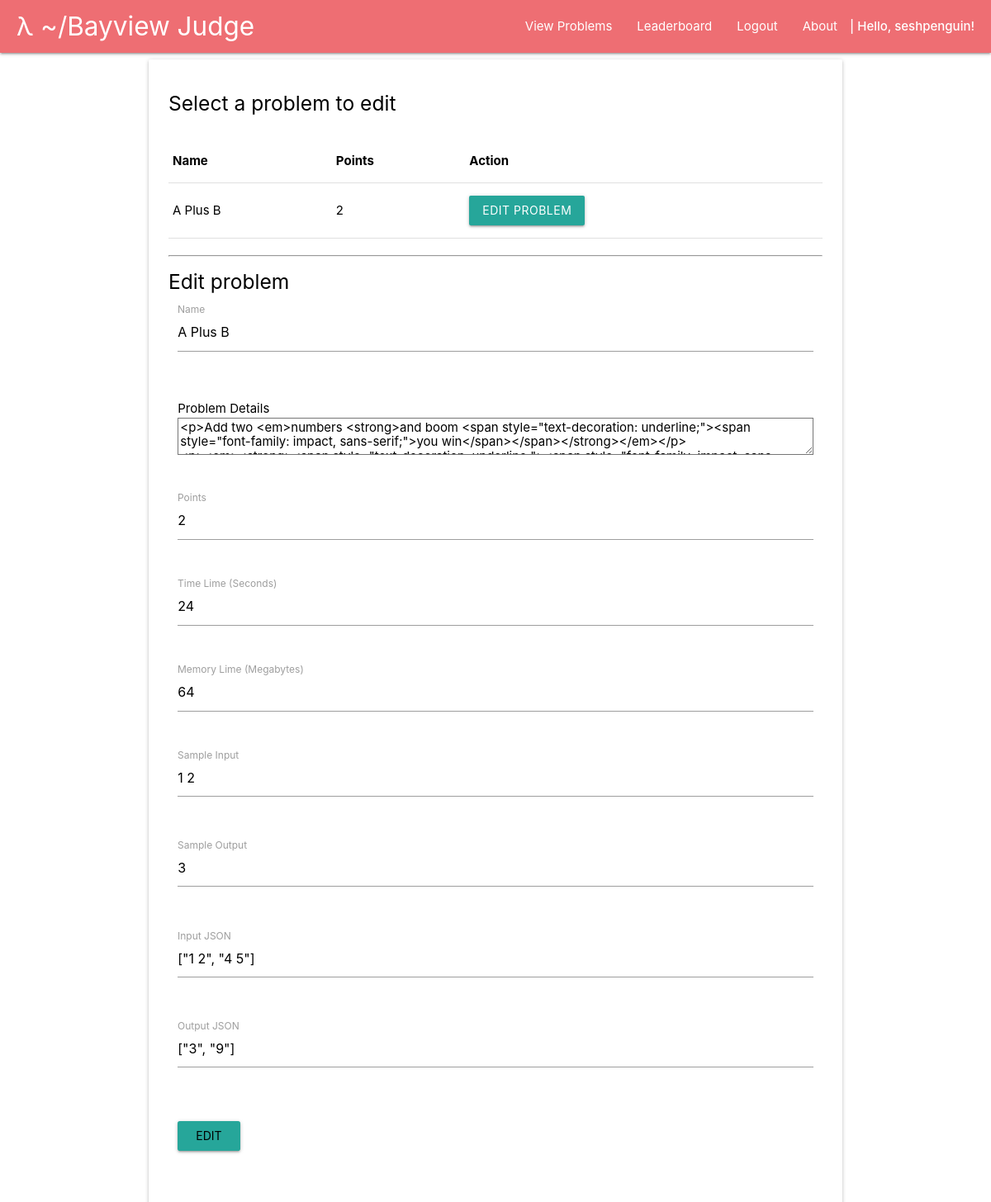
Page /Admin/EditProblem.php?id=1 (signed in) on the earlier database version.
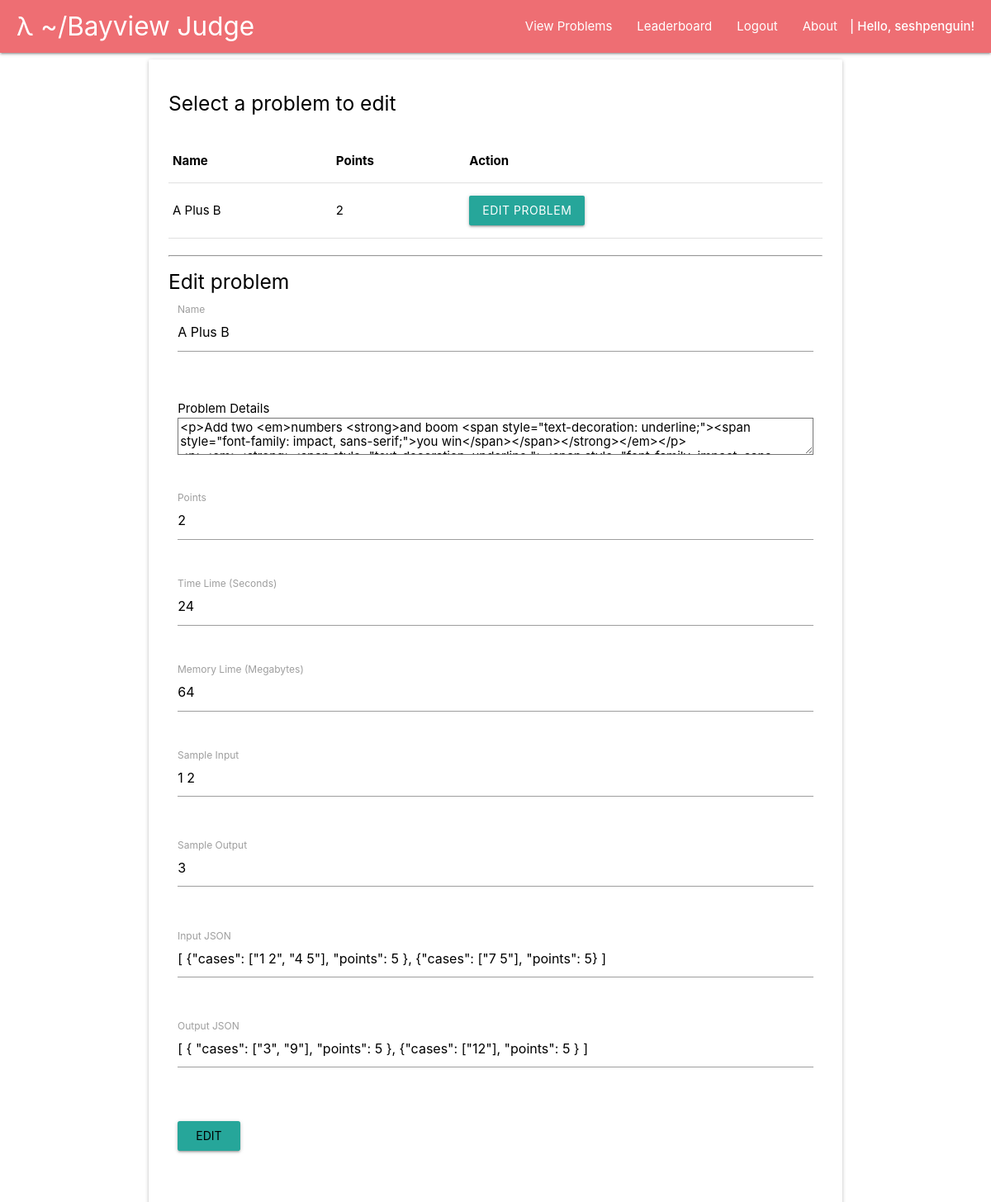
Same page on the later database version.
### tables this page shows
CREATE TABLE `problems` (
  `id` int(11) NOT NULL,
  `name` varchar(255) NOT NULL,
  `details` text NOT NULL,
  `points` int(11) NOT NULL,
  `timelimit` int(11) NOT NULL,
  `memlimit` int(11) NOT NULL,
  `sample_in` text NOT NULL,
  `sample_out` text NOT NULL,
  `in_cases` text NOT NULL,
  `out_cases` text NOT NULL
);

### Controllers/GetProblems.php (called while the page is built, shortened)
<?php
function getProblems() {
    $config = parse_ini_file($_SERVER['DOCUMENT_ROOT'] . "/Config/config.ini");
    $conn = new mysqli($config['db_host'], $config['db_user'], $config['db_pass'], $config['db_name']);
    $query = "SELECT * FROM problems";
    $result = $conn->query($query);
    $problemArray = array();
    $index = 0;
    while($row = $result->fetch_assoc()){
        $problemArray[$index] = $row;
        $index++;
    }
    return $problemArray;
}
function getProblemByID($id) {
    foreach(getProblems() as $problem) {
        if($problem['id'] == $id) {
            return $problem;
        }
    }
    return "";
}
?>

### Admin/EditProblem.php (the view, shortened to what the changed rows need)
<?php
include($_SERVER['DOCUMENT_ROOT'] . "/Parts/page-head.php");
include($_SERVER['DOCUMENT_ROOT'] . "/Parts/page-foot.php");
include($_SERVER['DOCUMENT_ROOT'] . "/Controllers/GetProblems.php");
echo renderPageHead("Edit Problems - Admin -");
?>
<div class="card white hoverable">
    <div class="card-content black-text">
        <div class="row">
            <table>
                <thead>
                <tr>
                    <th>Name</th>
                    <th>Points</th>
                    <th>Action</th>
                </tr>
                </thead>
                <tbody>
                <?php
                $problems = getProblems();
                foreach($problems as $problem) {
                    ?>
                    <tr>
                        <td><?php echo $problem['name'] ?></td>
                        <td><?php echo $problem['points'] ?></td>
                        <td><a href="EditProblem.php?id=<?php echo $problem['id'] ?>" class="btn waves-effect">Edit Problem</a></td>
                    </tr>
                    <?php
                }
                ?>
                </tbody>
            </table>
        </div>
        <?php
        if(isset($_GET['id'])) {
            $problem = getProblemByID($_GET['id']);
            ?>
            <div class="row">
                <hr />
                <h5>Edit problem</h5>
                <form class="col s12" action="<?php echo $config['page_root'] ?>/Admin/Controllers/EditProblem.php" method="post">
                    <div class="row">
                        <div class="input-field col s12">
                            <input id="name" type="text" class="validate" value="<?php echo $problem['name'] ?>" name="name">
                            <label for="name">Name</label>
                        </div>
                    </div>
                    <div class="row">
                        <div class="input-field col s12">
                            <p>Problem Details</p>
                            <textarea id="details" name="details"><?php echo $problem['details'] ?></textarea>
                        </div>
                    </div>
                    <div class="row">
                        <div class="input-field col s12">
                            <input id="points" type="number" step="1" class="validate" value="<?php echo $problem['points'] ?>" name="points">
                            <label for="points">Points</label>
                        </div>
                    </div>
                    <div class="row">
                        <div class="input-field col s12">
                            <input id="timelimit" type="number" step="1" class="validate" value="<?php echo $problem['timelimit'] ?>" name="timelimit">
                            <label for="timelimit">Time Lime (Seconds)</label>
                        </div>
                    </div>
                    <div class="row">
                        <div class="input-field col s12">
                            <input id="memlimit" type="number" step="1" class="validate" value="<?php echo $problem['memlimit'] ?>" name="memlimit">
                            <label for="memlimit">Memory Lime (Megabytes)</label>
                        </div>
                    </div>
                    <div class="row">
                        <div class="input-field col s12">
                            <textarea id="sample_input" class="materialize-textarea" name="sample_input"><?php echo $problem['sample_in'] ?></textarea>
                            <label for="sample_input">Sample Input</label>
                        </div>
                    </div>
                    <div class="row">
                        <div class="input-field col s12">
                            <textarea id="sample_output" class="materialize-textarea" name="sample_output"><?php echo $problem['sample_out'] ?></textarea>
                            <label for="sample_output">Sample Output</label>
                        </div>
                    </div>
                    <div class="row">
                        <div class="input-field col s12">
                            <textarea id="input" class="materialize-textarea" name="input"><?php echo $problem['in_cases'] ?></textarea>
                            <label for="input">Input JSON</label>
                        </div>
                    </div>
                    <div class="row">
                        <div class="input-field col s12">
                            <textarea id="output" class="materialize-textarea" name="output"><?php echo $problem['out_cases'] ?></textarea>
                            <label for="output">Output JSON</label>
                        </div>
                    </div>
                    <div class="row">
                        <div class="input-field col s12">
                            <input id="submit" type="submit" class="waves-effect waves-light btn" value="Edit">
                        </div>
                    </div>
                </form>
            </div>
            <?php
        }
        ?>
    </div>
</div>
<?php
echo renderPageFoot();
?>

Differences in the rows shown:
changed problems "A Plus B": input "[\"1 2\", \"4 5\"]" → "[ {\"cases\": [\"1 2\", \"4 5\"], \"points\": 5 }, {\"cases\": [\"7 5\"], \"points\": 5} ]"; output "[\"3\", \"9\"]" → "[ { \"cases\": [\"3\", \"9\"], \"points\": 5 }, {\"cases\": [\"12\"], \"points\": 5 } ]"
